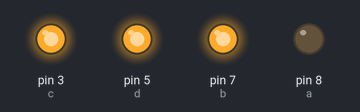
This sketch was run on a simulated Arduino Uno, built with avr-gcc and run on an emulated ATmega328P. Parts: output pins drawn as LEDs (lit = HIGH). At 57.1 s the program stops and its outputs stay as they are.

Above: at 0.1 s.
At 9.8 s:
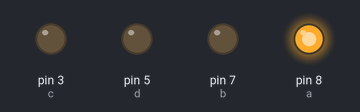
At 17.6 s:
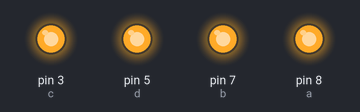
At 25.1 s:
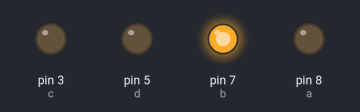
At 35.5 s:
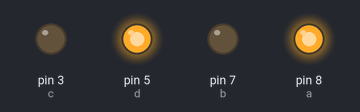
Timing chart, 0 to 38.6 s (numbered marks = the images above):
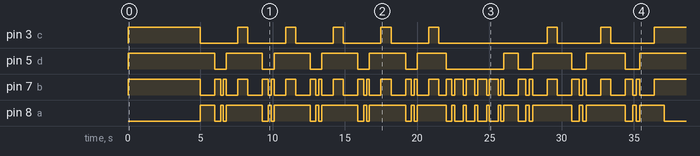

Measured:
- by itself, pin 3 (c): LOW → HIGH at 0.00 s, → LOW 5.0 s later, → HIGH 2.6 s later, → LOW 0.70 s later, … (17 changes in this stretch)
- by itself, pin 5 (d): LOW → HIGH at 0.00 s, → LOW 6.0 s later, → HIGH 0.80 s later, → LOW 2.5 s later, … (19 changes in this stretch)
- by itself, pin 7 (b): LOW → HIGH at 0.00 s, → LOW 5.0 s later, → HIGH 1.0 s later, → LOW 0.40 s later, … (61 changes in this stretch)
- by itself, pin 8 (a): LOW → HIGH at 5.0 s, → LOW 1.0 s later, → HIGH 0.40 s later, → LOW 0.20 s later, … (46 changes in this stretch)

The sketch:

plat.ino
```cpp
int a=8,c=3,b=7,d=5;
int count=0;
void setup() {
  // put your setup code here, to run once:
pinMode(c,OUTPUT);
pinMode(a,OUTPUT);
pinMode(b,OUTPUT);
pinMode(d,OUTPUT);


}
void s(int n)
{
   digitalWrite(a,LOW);
  digitalWrite(b,HIGH);
  digitalWrite(c,HIGH);
  digitalWrite(d,HIGH);
  delay(n);
}
void forward(int n)
{
   digitalWrite(c,LOW);
  digitalWrite(a,HIGH);
  digitalWrite(b,LOW);
   digitalWrite(d,HIGH);
delay(n);
}
void rf(int n)
{digitalWrite(c,LOW);
digitalWrite(d,LOW);
 digitalWrite(a,LOW);
  digitalWrite(b,HIGH);
  delay(n);
  digitalWrite(a,LOW);
  digitalWrite(b,HIGH);
  delay(n);
  digitalWrite(a,HIGH);
  digitalWrite(b,LOW);
  delay(n);
  digitalWrite(a,LOW);
  digitalWrite(b,HIGH);
  delay(n);


}

void lb(int n)
{
   digitalWrite(c,HIGH);
  digitalWrite(a,HIGH);
  digitalWrite(b,HIGH);
   digitalWrite(d,HIGH);
   delay(n);

}

void loop() {
  // put your main code here, to run repeatedly:
  for(int i=0;i<5;i++)
  {
    if(count==0)
    s(5000);

    count=1;

    forward(1000);
    rf(200);
    forward(800);

    lb(700);
  }

  forward(500);
for(int i=0;i<5;i++)
  rf(200);
 for(int i=0;i<3;i++)
 {
  forward(1000);
  rf(250);
  forward(1000);
  lb(700);
 }

 for(;;)
 s(10000);

}
```
